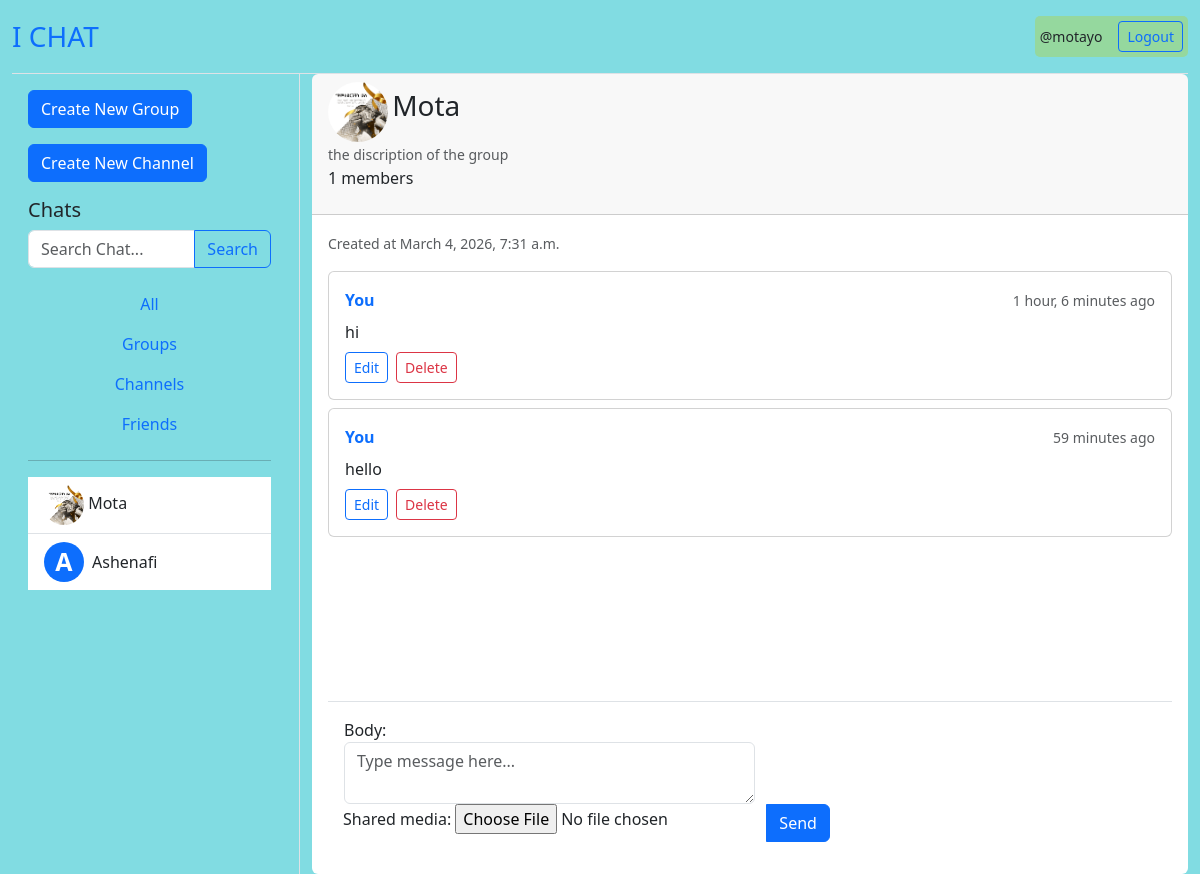
/group/group/Mota/ (signed in), run on the app's committed database.
### accounts/models.py (models this page shows)
class CustomUser(AbstractUser):
    profile = models.ImageField(upload_to='profiles/users', blank=True, null=True)

### groups/models.py (models this page shows, shortened)
class Group(models.Model):
    owner = models.ForeignKey(CustomUser, on_delete=models.CASCADE)
    name = models.CharField(max_length=100,unique=True)
    profile = models.ImageField(upload_to='profiles/group/',null=True, blank=True)
    description = models.CharField(max_length=300, null=True, blank=True)
    members = models.ManyToManyField(CustomUser, related_name="member")
    created_at = models.DateTimeField(auto_now_add=True)
    updated_at = models.DateTimeField(auto_now=True)

class GroupMessage(models.Model):
    owner = models.ForeignKey(CustomUser, on_delete=models.CASCADE)
    group = models.ForeignKey(Group, on_delete=models.CASCADE)
    shared_media = models.ImageField(upload_to='shared_media/group/', null=True, blank=True)
    body = models.TextField()
    created_at = models.DateTimeField(auto_now_add=True, null=True)
    updated_at = models.DateTimeField(auto_now=True, null= True)

### groups/views.py (the view, shortened to what this page needs)
# urls.py: path('group/', include('groups.urls')),
@login_required(login_url='log-in')
def group(request, group_name):
    group = Group.objects.get(name=group_name)
    q = request.GET.get('q') if request.GET.get('q') != None else ''
    p = request.GET.get('p') if request.GET.get('p') != None else ''
    channels = Channel.objects.filter(Q(name__icontains=q))
    groups = Group.objects.filter(name__icontains=q)
    users = CustomUser.objects.filter(username__icontains=q)
    messages = GroupMessage.objects.filter(
        Q(body__icontains = p)
    )
    members = group.members.all()
    form = GroupMessageForm()
    context = {
        'group':group,
        'groups':groups,
        'form':form,
        'messages':messages,
        'users':users,
        'members': members,
        'channels':channels
    }
    return render(request, 'groups/group.html', context)

### groups/forms.py
class GroupMessageForm(ModelForm):
    class Meta:
        model = GroupMessage
        fields = ['body', 'shared_media']
        widgets = {
            'body': Textarea(attrs={
                'class': 'form-control',
                'rows': 2,
                'name': 'message',
                'data-custom': 'some-value',
                'placeholder': "Type message here..."
            }),
        }

### groups/templates/groups/group.html (shortened to what this page needs)
{% extends 'groups/home.html' %}
{% load static %}
{% block chat %}
<div class="card h-100 border-0">
    <div class="card-header">
        <a href="{% url 'group_profile' group.id %}"><img src="{{ group.profile.url }}" alt="profile" style="width: 60px; height: 60px; border-radius: 30px;"></a>
        <h3 class="card-title mb-1" style="display: inline-block;">{{group.name}}</h3><br>
        <small class="text-muted">{{group.description}}</small>
        <div>
            <p>{{group.members.count}} members</p>
        </div>
    </div>
    <div class="card-body d-flex flex-column p-3">
        <div class="mb-3">
            <small class="text-muted">Created at {{group.created_at}}</small>
        </div>
        <div class="flex-grow-1 overflow-auto pb-5" style="max-height: calc(100vh - 200px);">
            {% for message in messages %}
                {% if message.group == group %}
                    <div class="mb-2">
                        <div class="card">
                            <div class="card-body p-3">
                                <div class="d-flex justify-content-between align-items-center mb-2">
                                    <div>
                                        {% if message.owner == request.user %}
                                            <strong class="text-primary">You</strong>
                                        {% else %}
                                            <div class="avatar bg-primary text-white rounded-circle d-flex align-items-center justify-content-center me-3" style="width: 25px; height: 25px; font-weight: bold; display: inline-block;">
                                                {{ message.owner.username|first|upper }}
                                            </div>
                                            <strong class="text-dark">@{{message.owner}}</strong>
                                        {% endif %}
                                    </div>
                                    <div>
                                        <small class="text-muted">{{message.updated_at | timesince}} ago</small>
                                    </div>
                                </div>
                                <div class="message-body mb-2">
                                    <p class="mb-0">{{message.body}}</p>
                                </div>
                                {% if message.owner == request.user %}
                                <div class="d-flex gap-2">
                                    <a href="{% url 'edit_gp_message' message.id %}" class="btn btn-sm btn-outline-primary">Edit</a>
                                    <a href="#" class="btn btn-sm btn-outline-danger">Delete</a>
                                </div>
                                {% endif %}
                            </div>
                        </div>
                    </div>
                {% endif %}
            {% endfor %}
        </div>
        <form method="post" class="mt-3 position-sticky bottom-0 bg-white p-3 border-top">
            {% if request.user in members %}
            <div class="input-group">
                {{form}}
                <button type="submit" class="btn btn-primary">Send</button>
            </div>
            {% else %}
            <div>
                <input type="text" name="ok" value="OK" style="display: none;">
                <input type="submit" value="Join group">
            </div>
            {% endif %}
        </form>
    </div>
</div>
{% endblock %}

### groups/templates/groups/home.html (shortened to what this page needs)
{% extends 'groups/base.html' %}
{% block content %}
<div class="container-fluid vh-100">
    <div class="row h-100">
        <div class="col-md-4 col-lg-3 border-end d-flex flex-column">
            <div class="p-3 flex-grow-1 overflow-auto">
                <a href="{% url 'create_group' %}" class="btn btn-primary mb-3">Create New Group</a>
                <a href="{% url 'create_channel' %}" class="btn btn-primary mb-3">Create New Channel</a>
                <h3 class="h5">Chats</h3>
                <form action="" method="get" class="mb-3">
                    <div class="input-group">
                        <input type="search" name="p" placeholder="Search Chat..." class="form-control">
                        <button type="submit" class="btn btn-outline-primary">Search</button>
                    </div>
                </form>
                <div class="nav flex-column">
                    <button class="nav-link">All</button>
                    <button class="nav-link">Groups</button>
                    <button class="nav-link">Channels</button>
                    <button class="nav-link">Friends</button>
                </div>
                <hr>
                <div class="list-group list-group-flush">
                    {% for group in groups %}
                    <a href="{% url 'group' group.name %}" class="list-group-item list-group-item-action" >
                        <img src="{{ group.profile.url }}" alt="profile" style="width: 40px; height: 40px; border-radius: 20px;">
                        {{group.name}}
                    </a>
                    {% endfor %}
                    {% for user in users %}
                        {% if user != request.user %}
                            <a href="{% url 'friend' user.id %}" class="list-group-item list-group-item-action">
                                <div class="d-flex align-items-center">
                                        <div class="avatar bg-primary text-white rounded-circle d-flex align-items-center justify-content-center me-2"
                                             style="width: 40px; height: 40px; font-weight: bold; font-size: 25px;">
                                            {{ user.username|first|upper }}
                                        </div>
                                    {{ user.username.capitalize }}
                                </div>
                            </a>
                        {% endif %}
                    {% endfor %}
                </div>
            </div>
        </div>
        <div class="col-md-8 col-lg-9 d-flex flex-column">
            <div class="flex-grow-1 d-flex flex-column">
                {% block chat %}
                {% endblock %}
            </div>
        </div>
    </div>
</div>
{% endblock %}

### groups/templates/groups/base.html (shortened to what this page needs)
<!DOCTYPE html>
<html lang="en">
<head>
    <link href="https://cdn.jsdelivr.net/npm/bootstrap@5.3.0/dist/css/bootstrap.min.css" rel="stylesheet">
</head>
<body class="d-flex flex-column min-vh-100" style="background-color: rgb(129, 220, 226); ">
    <div class="container-fluid flex-grow-1 d-flex flex-column">
        <header class="d-flex justify-content-between align-items-center py-3 border-bottom">
            <h1 class="h3 mb-0"><a href="{% url 'home' %}" class="text-decoration-none">I CHAT</a></h1>
            {% if request.user.is_authenticated %}
                <div class="d-flex align-items-center" style="background-color: rgb(149, 216, 158); padding: 5px; border-radius: 5px;">
                    <small class="me-3">@{{request.user.username}}</small>
                    <a href="{% url 'logout' %}" class="btn btn-outline-primary btn-sm">Logout</a>
                </div>
            {% endif %}
        </header>
    </div>
    {% block content %}
    {% endblock %}
</body>
</html>

### data on the page
CustomUser: user.username "motayo"
Group: profile (picture), name "Mota", description "the discription of the group", members.count "1", created_at "March 4, 2026, 7:31 a.m."
CustomUser: username|first "A", username "Ashenafi"
GroupMessage: shows "You", updated_at "1 hour, 6 minutes", body "hi", shows "Edit"
GroupMessage: shows "You", updated_at "59 minutes", body "hello", shows "Edit"
